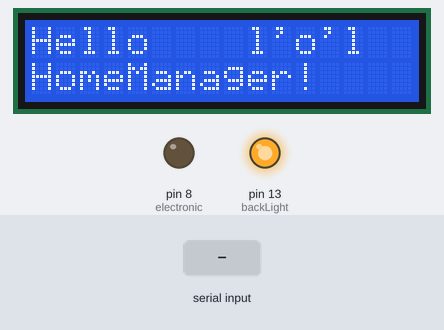
A sketch run on a simulated Arduino Uno, built with avr-gcc and run on an emulated ATmega328P. On the bench: 16×2 character LCD, output pins drawn as LEDs (lit = HIGH). Inputs (shaded band) come from the test bench.

Above: at 0.1 s.
6.3 s: "1" received over Serial
At 6.7 s:
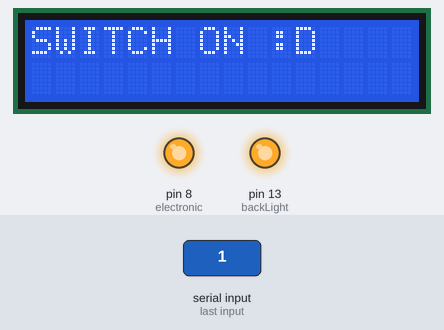
7.8 s: "0" received over Serial
At 9.0 s:
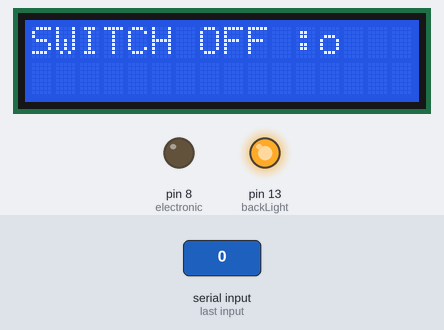
Timing chart, 0 to 10.8 s (numbered marks = the images above; inputs shaded):
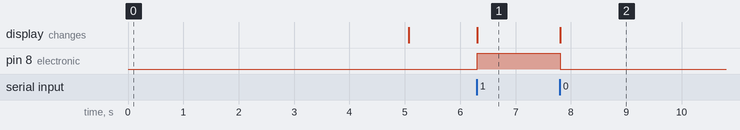

Measured:
- after the input at 6.3 s, pin 8 (electronic): LOW → HIGH at once; the display: changes at once (image 1)
- after the input at 7.8 s, pin 8 (electronic): HIGH → LOW at once; the display: changes at once (image 2)

The sketch:

Project.ino
```cpp
#include <LiquidCrystal.h>

// Connections:
// rs (LCD pin 4) to Arduino pin 12
// rw (LCD pin 5) to Arduino pin 11
// enable (LCD pin 6) to Arduino pin 10
// LCD pin 15 to Arduino pin 13
// LCD pins d4, d5, d6, d7 to Arduino pins 5, 4, 3, 2
LiquidCrystal lcd(12, 11, 10, 5, 4, 3, 2);
boolean isLedOn = false;
int cmd = 0;
int electronic = 8;
String msg;

int backLight = 13;    // pin 13 will control the backlight

void setup()
{
  pinMode(backLight, OUTPUT);
  pinMode(electronic, OUTPUT);

  digitalWrite(backLight, HIGH); // turn backlight on. Replace 'HIGH' with 'LOW' to turn it off.
  lcd.begin(16,2);              // columns, rows.  use 16,2 for a 16x2 LCD, etc.
  lcd.clear();                  // start with a blank screen
  lcd.setCursor(0,0);           // set cursor to column 0, row 0 (the first row)
  lcd.print("Hello    l'o'l");    // change this text to whatever you like. keep it clean.
  lcd.setCursor(0,1);           // set cursor to column 0, row 1
  lcd.print("HomeManager!");

  // if you have a 4 row LCD, uncomment these lines to write to the bottom rows
  // and change the lcd.begin() statement above.
  //lcd.setCursor(0,2);         // set cursor to column 0, row 2
  //lcd.print("Row 3");
  //lcd.setCursor(0,3);         // set cursor to column 0, row 3
  //lcd.print("Row 4");
  delay(5000);
  lcd.clear();
  Serial.begin(9600);
}

void loop()
{

  if (Serial.available()) {
    lcd.clear();
    cmd = Serial.read();
    if (cmd == 48) {
      isLedOn = false;
      msg = "SWITCH OFF :o";
    }
    else if (cmd == 49) {
      isLedOn = true;
      msg = "SWITCH ON :D";
    }

    lcd.setCursor(0,0);
    lcd.print(msg);

  }

  if (isLedOn == true) {
    digitalWrite(electronic, HIGH);
  }
  else {
    digitalWrite(electronic, LOW);
  }
}
/* ------------------------------------------------------------------------------- */
```
